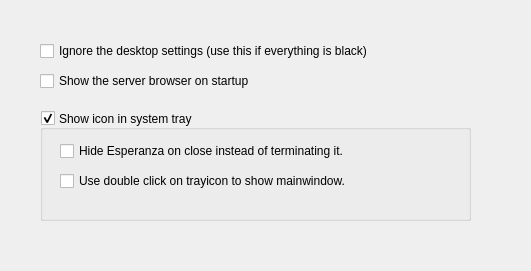
<ui version="4.0" >
 <class>content</class>
 <widget class="QWidget" name="content" >
  <property name="geometry" >
   <rect>
    <x>0</x>
    <y>0</y>
    <width>531</width>
    <height>271</height>
   </rect>
  </property>
  <property name="windowTitle" >
   <string>Form</string>
  </property>
  <widget class="QCheckBox" name="IgnoreDesktopSettings" >
   <property name="geometry" >
    <rect>
     <x>40</x>
     <y>40</y>
     <width>451</width>
     <height>22</height>
    </rect>
   </property>
   <property name="font" >
    <font>
     <pointsize>9</pointsize>
    </font>
   </property>
   <property name="text" >
    <string>Ignore the desktop settings (use this if everything is black)</string>
   </property>
   <property name="checked" >
    <bool>false</bool>
   </property>
  </widget>
  <widget class="QCheckBox" name="showServerBrowser" >
   <property name="geometry" >
    <rect>
     <x>40</x>
     <y>70</y>
     <width>401</width>
     <height>22</height>
    </rect>
   </property>
   <property name="font" >
    <font>
     <pointsize>9</pointsize>
    </font>
   </property>
   <property name="text" >
    <string>Show the server browser on startup</string>
   </property>
  </widget>
  <widget class="QGroupBox" name="groupTray" >
   <property name="geometry" >
    <rect>
     <x>40</x>
     <y>110</y>
     <width>431</width>
     <height>111</height>
    </rect>
   </property>
   <property name="font" >
    <font>
     <pointsize>9</pointsize>
    </font>
   </property>
   <property name="title" >
    <string>Show icon in system tray</string>
   </property>
   <property name="alignment" >
    <set>Qt::AlignLeading|Qt::AlignLeft|Qt::AlignVCenter</set>
   </property>
   <property name="checkable" >
    <bool>true</bool>
   </property>
   <property name="checked" >
    <bool>true</bool>
   </property>
   <widget class="QCheckBox" name="doQuitOnClose" >
    <property name="geometry" >
     <rect>
      <x>20</x>
      <y>30</y>
      <width>351</width>
      <height>22</height>
     </rect>
    </property>
    <property name="font" >
     <font>
      <pointsize>9</pointsize>
     </font>
    </property>
    <property name="text" >
     <string>Hide Esperanza on close instead of terminating it.</string>
    </property>
   </widget>
   <widget class="QCheckBox" name="singleOrDoubleClick" >
    <property name="geometry" >
     <rect>
      <x>20</x>
      <y>60</y>
      <width>401</width>
      <height>22</height>
     </rect>
    </property>
    <property name="font" >
     <font>
      <pointsize>9</pointsize>
     </font>
    </property>
    <property name="text" >
     <string>Use double click on trayicon to show mainwindow.</string>
    </property>
   </widget>
  </widget>
 </widget>
 <resources/>
 <connections/>
</ui>
